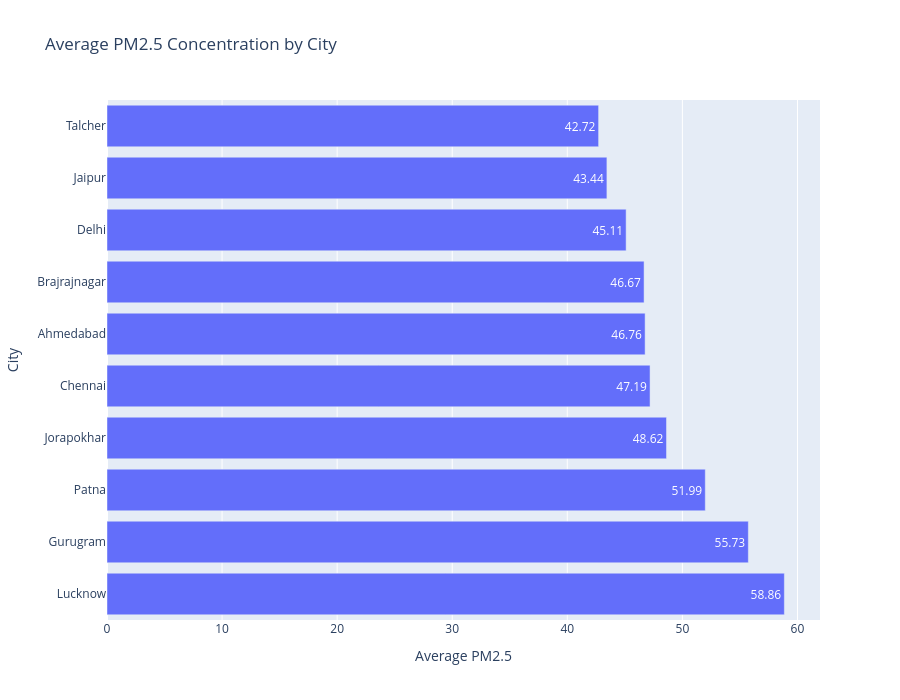

Notebook source saved alongside this figure:
### Code cell
fig = px.bar(
    city_pm25,
    x='Average_PM25',
    y='City',
    orientation='h',
    title='Average PM2.5 Concentration by City',
    text='Average_PM25',
   
)

fig.update_layout(
    xaxis_title='Average PM2.5',
    yaxis_title='City',
    height=700
)

fig.show()

### Figure 1 — Plotly figure (JSON) as saved in the notebook; plotly's stock layout.template omitted (floating-point values rounded to 4 significant figures)
{"data": [{"hovertemplate": "Average_PM25=%{text}<br>City=%{y}<extra></extra>", "legendgroup": "", "marker": {"color": "#636efa", "pattern": {"shape": ""}}, "name": "", "orientation": "h", "showlegend": false, "text": [58.86, 55.73, 51.99, 48.62, 47.19, 46.76, 46.67, 45.11, 43.44, 42.72], "textposition": "auto", "type": "bar", "x": [58.86, 55.73, 51.99, 48.62, 47.19, 46.76, 46.67, 45.11, 43.44, 42.72], "xaxis": "x", "y": ["Lucknow", "Gurugram", "Patna", "Jorapokhar", "Chennai", "Ahmedabad", "Brajrajnagar", "Delhi", "Jaipur", "Talcher"], "yaxis": "y"}], "layout": {"barmode": "relative", "height": 700, "legend": {"tracegroupgap": 0}, "title": {"text": "Average PM2.5 Concentration by City"}, "xaxis": {"anchor": "y", "domain": [0, 1], "title": {"text": "Average PM2.5"}}, "yaxis": {"anchor": "x", "domain": [0, 1], "title": {"text": "City"}}}}
